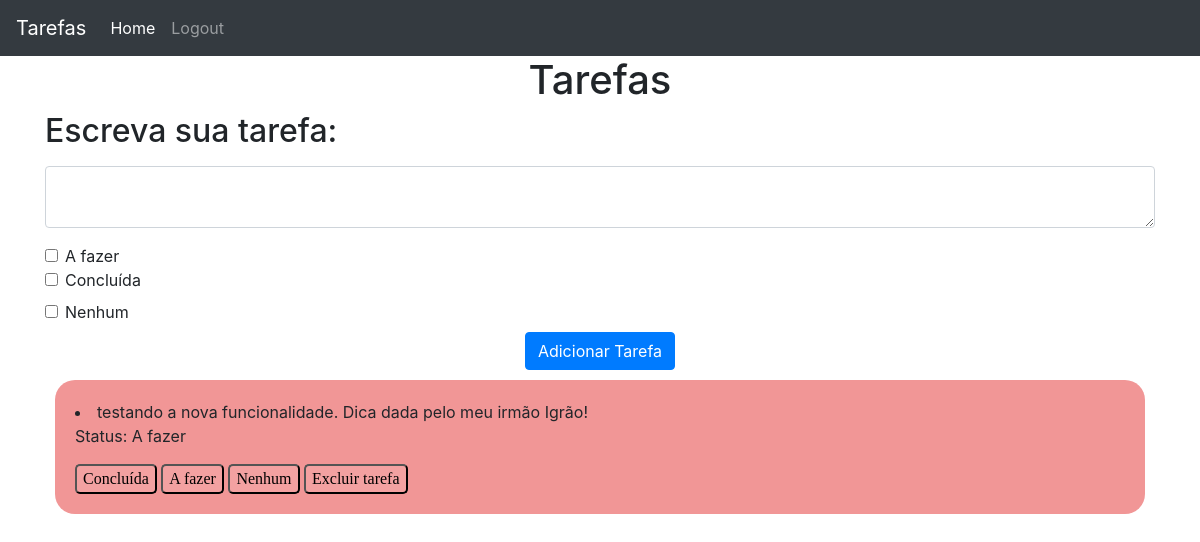
Page / (signed in) on the earlier database version.
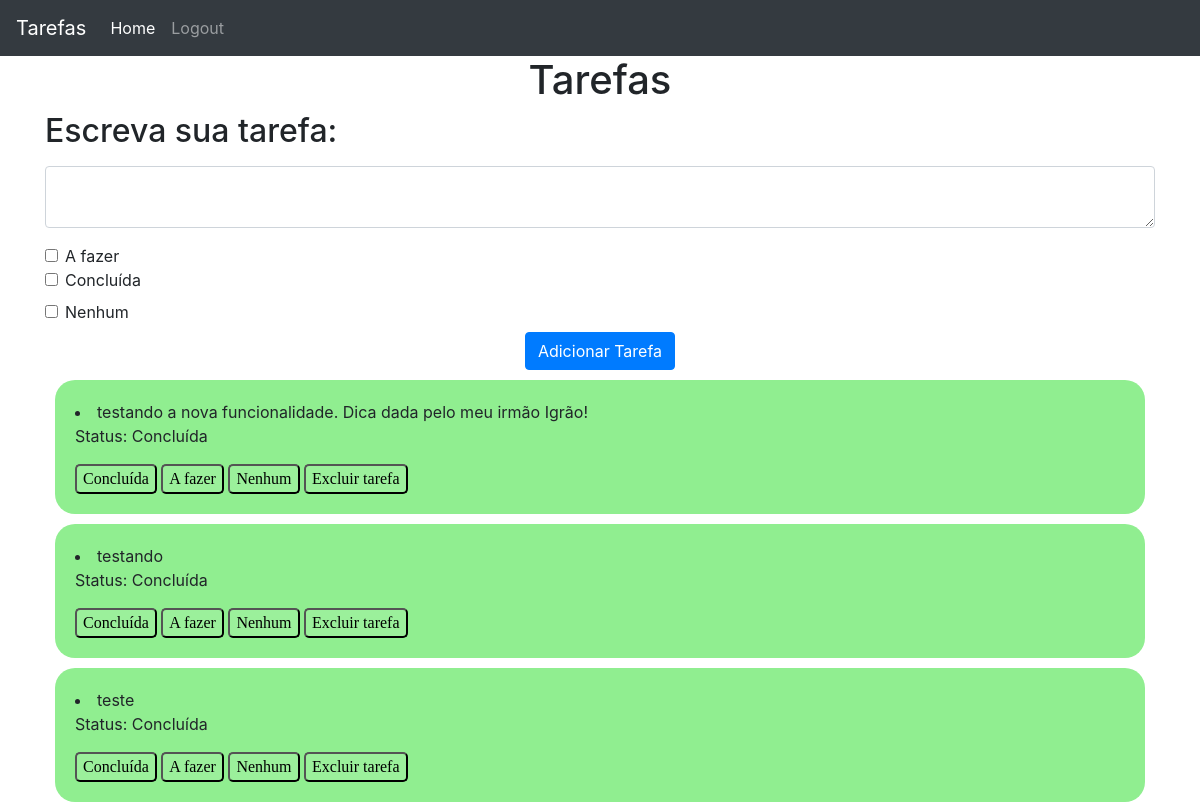
Same page on the later database version.
### website/models.py (models this page shows)
class Tarefa(db.Model):
    id = db.Column(db.Integer, primary_key=True)
    texto = db.Column(db.String(1000))
    data = db.Column(db.DateTime(timezone=True), default=func.now())
    usuario_id = db.Column(db.Integer, db.ForeignKey('usuario.id'))
    status = db.Column(db.String(10))

### website/views.py (the view, shortened to what this page needs)
@views.route('/', methods=['GET', 'POST'])
@login_required
def home():
    return render_template("home.html", usuario=current_user)

### website/__init__.py (called while the page is built)
def create_app():
    app = Flask(__name__)
    app.config['SECRET_KEY'] = 'você não vai advinhar'
    app.config['SQLALCHEMY_DATABASE_URI'] = f'sqlite:///{DB_NAME}'
    db.init_app(app)
    from .views import views
    from .auth import auth
    app.register_blueprint(views, url_prefix='/')
    app.register_blueprint(auth, url_prefix='/')
    from .models import Usuario, Tarefa
    login_manager = LoginManager()
    login_manager.login_view = 'auth.login'
    login_manager.login_message= 'Faça o login para acessar esta página.'
    login_manager.init_app(app)
    @login_manager.user_loader
    def load_user(id):
        return Usuario.query.get(int(id))
    create_database(app)
    return app

### website/templates/home.html (shortened to what this page needs)
{% extends "base.html" %}
{% block content %}
<h1 class="text-center">Tarefas</h1>
<h2>Escreva sua tarefa:</h2>
<form method="POST">
    <textarea name="tarefa" id="tarefa" class="form-control my-3"></textarea>
    <div class="form-check" id="afazer">
        <input type="checkbox" name="afazer" class="form-check-input" id="afazer" value="afazer">
        <label class="form-check-label" for="afazer">A fazer</label>
    </div>
    <div class="form-check" id="concluida">
        <input type="checkbox" name="concluida" class="form-check-input" id="concluida" value="concluida">
        <label for="form-check-label" for="concluida">Concluída</label>
    </div>
    <div class="form-check" id="nenhum">
        <input type="checkbox" name="nenhum" class="form-check-input" id="nenhum" value="nenhum">
        <label for="form-check-label" form="nenhum">Nenhum</label>
    </div>
    <div class="d-flex justify-content-center">
        <button type="submit" class="btn btn-primary">Adicionar Tarefa</button>
    </div>
</form>
    {% for tarefa in usuario.tarefas %}
        {% if tarefa.status == 'A fazer' %}
            <div class="tarefas_afazer">
                <li>
                    {{ tarefa.texto }}
                    <p>Status: {{ tarefa.status}}</p>
                    <button type="button" onClick="alteraConcluido({{tarefa.id}})" id="botao">Concluída</button>
                    <button type="button" onClick="alteraAfazer({{tarefa.id}})" id="botao">A fazer</button>
                    <button type="button" onClick="alteraNenhum({{tarefa.id}})" id="botao">Nenhum</button>
                    <button type="button" onClick="deleteTarefa({{ tarefa.id }})" id="botao">Excluir tarefa</button>
                </li>
            </div>
        {% elif tarefa.status == 'Concluída' %}
            <div class="tarefas_concluida">
                <li>
                    {{ tarefa.texto }}
                    <p>Status: {{ tarefa.status}}</p>
                    <button type="button" onClick="alteraConcluido({{tarefa.id}})" id="botao">Concluída</button>
                    <button type="button" onClick="alteraAfazer({{tarefa.id}})" id="botao">A fazer</button>
                    <button type="button" onClick="alteraNenhum({{tarefa.id}})" id="botao">Nenhum</button>
                    <button type="button" onClick="deleteTarefa({{ tarefa.id }})" id="botao">Excluir tarefa</button>
                </li>
            </div>
        {% endif %}
    {% else %}
        <li>Nenhuma tarefa cadastrada.</li>
    {% endfor %}
{% endblock %}

### website/templates/base.html (shortened to what this page needs)
<!doctype html>
<html lang="pt-BR">
  <head>
    <link rel="stylesheet" href="../static/style.css">
    <link rel="stylesheet" href="https://cdn.jsdelivr.net/npm/bootstrap@4.6.2/dist/css/bootstrap.min.css"
>
  </head>
  <body>
    <nav class="navbar navbar-expand-lg navbar-dark bg-dark">
        {% if usuario %}
        <a class="navbar-brand" href="/">Tarefas</a>
        {% else %}
        <a class="navbar-brand" href="/sign-up">Tarefas</a>
        {% endif %}
        <div class="collapse navbar-collapse" id="navbarNav">
          <ul class="navbar-nav">
            {% if usuario %}
            <li class="nav-item active">
              <a class="nav-link" href="/">Home <span class="sr-only">(current)</span></a>
            </li>
            <li class="nav-item">
                <a class="nav-link" href="/logout">Logout</a>
            </li>
            {% endif %}
          </ul>
        </div>
      </nav>
    <div class="container">
    {% block content %}
    {% endblock %}
    </div>
  </body>
</html>

### website/static/style.css (style rules this page uses)
#botao { background-color: #007BFF; border-radius: 5px; background-color: rgba(255, 255, 255, 0.10); font-family: 'Arial, Helvetica, sans-serif' }
.tarefas_concluida { background-color: lightgreen; border-radius: 20px; padding: 20px; margin: 10px; }

Differences in the rows shown:
changed Tarefa "testando a nova funcionalidade. Dica dada pelo meu irmão Igrão!": status "A fazer" → "Concluída"
added Tarefa: texto "testando", status "Concluída"
added Tarefa: texto "teste", status "Concluída"
